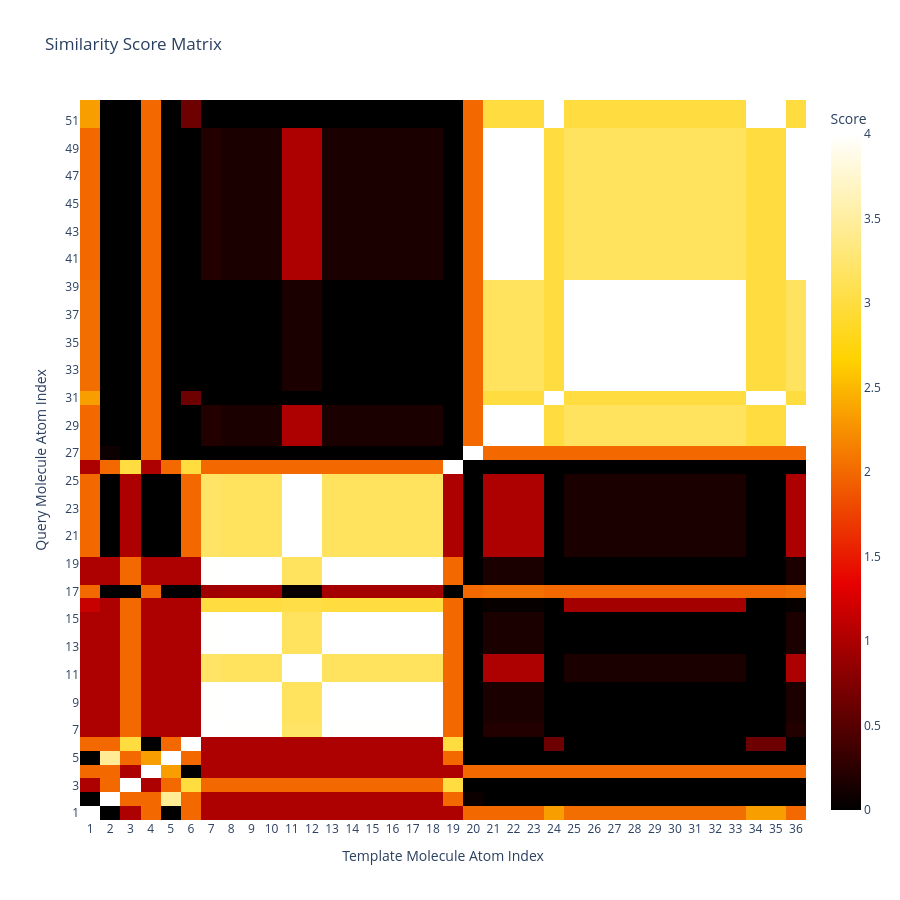

The code cell stored with this chart in its notebook:
### Code cell
# 用plotly绘制相似性得分矩阵的热力图，可以交互式查看横纵坐标
import plotly.graph_objs as go
import numpy as np

# 构造x轴和y轴标签（原子索引从1开始）
x_labels = [str(i+1) for i in range(matrix.shape[1])]
y_labels = [str(i+1) for i in range(matrix.shape[0])]

heatmap = go.Heatmap(
    z=matrix,
    x=x_labels,
    y=y_labels,
    colorscale='Hot',
    colorbar=dict(title='Score'),
    hoverongaps=False,
    hovertemplate='Query Atom: %{y}<br>Template Atom: %{x}<br>Score: %{z:.1f}<extra></extra>'
)

layout = go.Layout(
    title='Similarity Score Matrix',
    xaxis=dict(title='Template Molecule Atom Index'),
    yaxis=dict(title='Query Molecule Atom Index'),
    width=900,
    height=900
)

fig = go.Figure(data=[heatmap], layout=layout)
fig.show()

### Figure 1 — Plotly figure (JSON) as saved in the notebook; plotly's stock layout.template omitted (floating-point values rounded to 4 significant figures; data arrays with more than 128 entries replaced by an {"elided": "..."} marker saying what was removed)
{"data": [{"colorbar": {"title": {"text": "Score"}}, "colorscale": [[0, "rgb(0,0,0)"], [0.3333, "rgb(230,0,0)"], [0.6667, "rgb(255,210,0)"], [1, "rgb(255,255,255)"]], "hoverongaps": false, "hovertemplate": "Query Atom: %{y}<br>Template Atom: %{x}<br>Score: %{z:.1f}<extra></extra>", "type": "heatmap", "x": ["1", "2", "3", "4", "5", "6", "7", "8", "9", "10", "11", "12", "13", "14", "15", "16", "17", "18", "19", "20", "21", "22", "23", "24", "25", "26", "27", "28", "29", "30", "31", "32", "33", "34", "35", "36"], "y": ["1", "2", "3", "4", "5", "6", "7", "8", "9", "10", "11", "12", "13", "14", "15", "16", "17", "18", "19", "20", "21", "22", "23", "24", "25", "26", "27", "28", "29", "30", "31", "32", "33", "34", "35", "36", "37", "38", "39", "40", "41", "42", "43", "44", "45", "46", "47", "48", "49", "50", "51", "52"], "z": {"elided": "52x36 float values"}}], "layout": {"height": 900, "title": {"text": "Similarity Score Matrix"}, "width": 900, "xaxis": {"title": {"text": "Template Molecule Atom Index"}}, "yaxis": {"title": {"text": "Query Molecule Atom Index"}}}}
